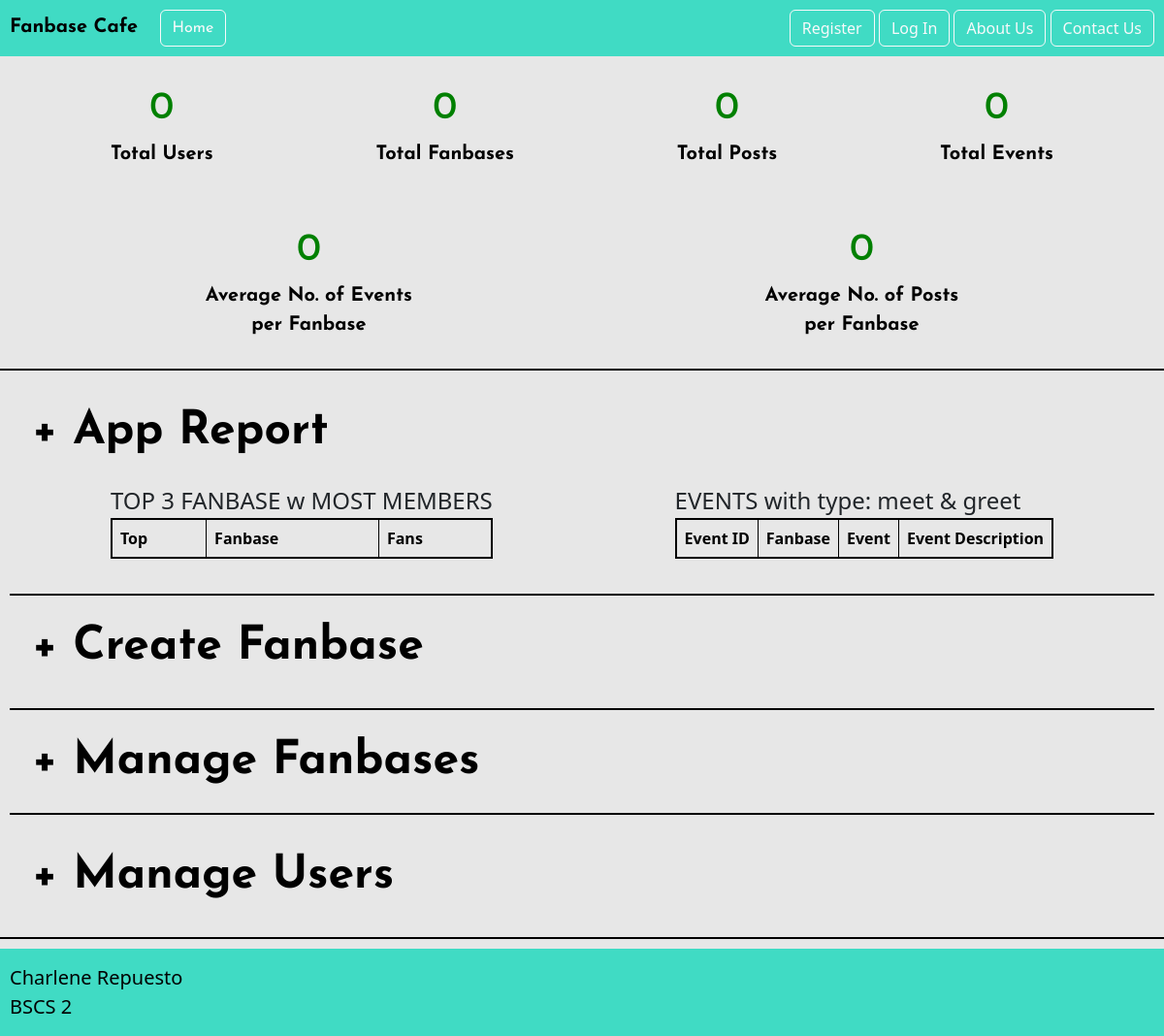
The page /manageApp.php on the database as committed earlier.
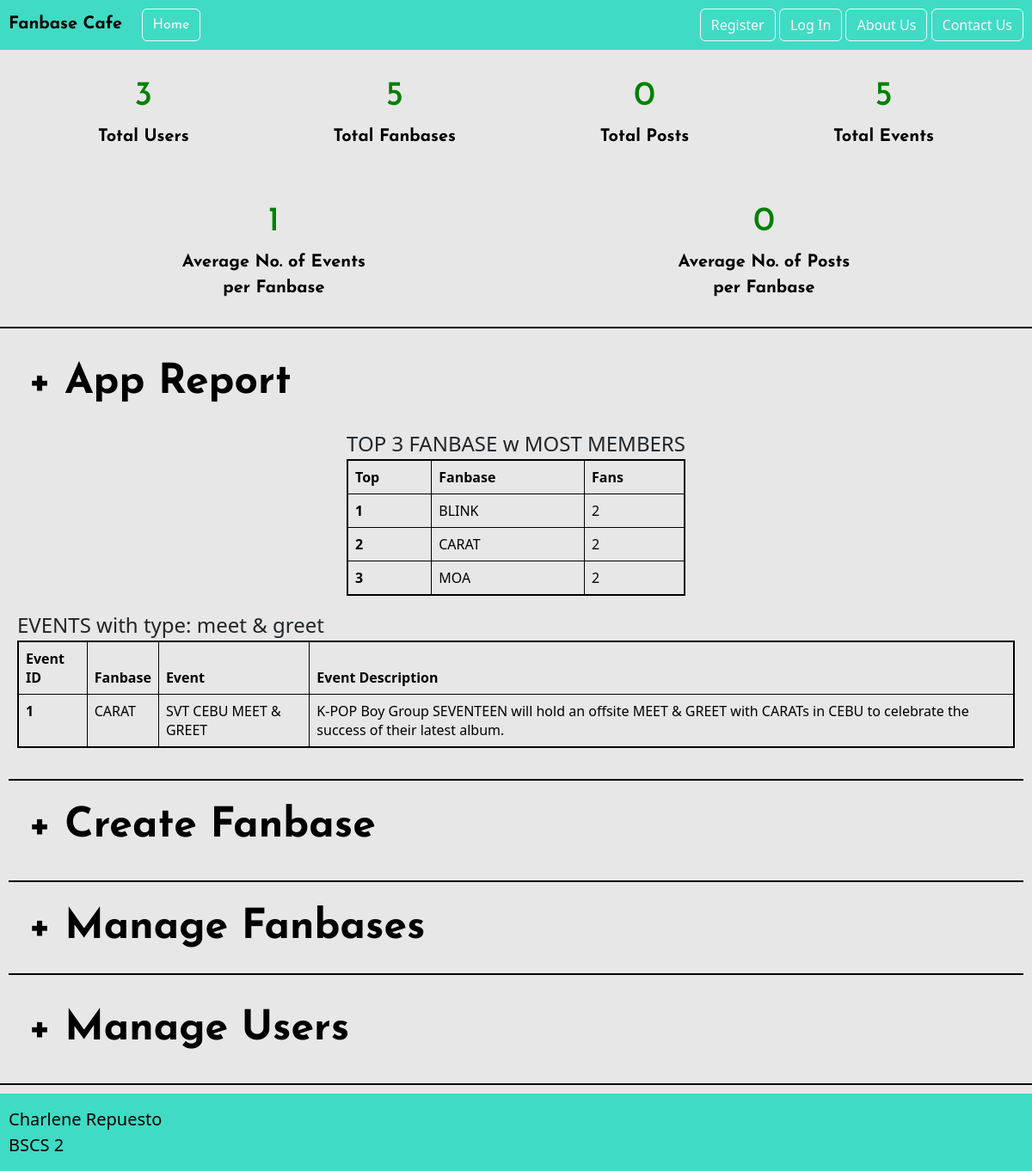
The same page on the database as committed later.
### tables this page shows
CREATE TABLE `tblevent` (
  `event_id` int(6) NOT NULL,
  `account_id` int(6) NOT NULL,
  `fanbase_id` int(6) NOT NULL,
  `event_name` varchar(48) NOT NULL,
  `event_type` varchar(30) NOT NULL,
  `event_date` date NOT NULL,
  `event_time` time(6) NOT NULL,
  `event_location` varchar(100) NOT NULL,
  `event_description` varchar(500) NOT NULL
);

CREATE TABLE `tblfanbase` (
  `fanbase_id` int(11) NOT NULL,
  `fanbase_name` varchar(30) NOT NULL,
  `fanbase_artist` varchar(30) NOT NULL,
  `date_created` date NOT NULL,
  `fanbase_description` varchar(200) NOT NULL
);

### includes/utilities/getFanbasesTable.php (the view, shortened to what the changed rows need)
<?php
function getAppReports(){
    global $connection;
    $sqlFanbase = "SELECT fanbase_name, count(acc_fanbase_id) as MemberCount
                   FROM tblfanbase, tbluseraccount_fanbase
                   WHERE tblfanbase.fanbase_id = tbluseraccount_fanbase.fanbase_id AND tblfanbase.isDeleted = 0
                   GROUP BY tblfanbase.fanbase_id
                   ORDER BY MemberCount DESC";
    $result = mysqli_query($connection, $sqlFanbase);
    $topFanbasesArr = array();
    $fanbaseTopStr = "<div style='display: flex; flex-direction: column; justify-content: center; border: none; font-size:2vw'>
                        TOP 3 FANBASE w MOST MEMBERS
                        <div class='table-responsive-lg'><table class='table table-bordered table-hover manageAppTable'>
                            <thead>
                                <tr>
                                    <th scope='col'>Top</th>
                                    <th scope='col'>Fanbase</th>
                                    <th scope='col'>Fans</th>
                            </thead>
                            <tbody>";
    if ($result){
        while($row = $result->fetch_assoc()){
            $topFanbasesArr[] = $row;
        }
        $topFanbasesArr = array_splice($topFanbasesArr, 0, 3);
        $count = 1;
        foreach($topFanbasesArr as $fanbase){
            $fanbaseTopStr .= '
                <tr>
                    <th scope="row">'.$count.'</td>
                    <td>'.$fanbase['fanbase_name'].'</td>
                    <td>'.$fanbase['MemberCount'].'</td>
                </tr>
            ';
            $count++;
        }
    }
    $fanbaseTopStr .= '</tbody></table></div></div>';
    $sqlEvent = "SELECT event_id, fanbase_name, event_name, event_description
                 FROM tblevent, tblfanbase
                 WHERE tblevent.fanbase_id = tblfanbase.fanbase_id AND event_type = 'MEET & GREET'";
    $result = mysqli_query($connection, $sqlEvent);
    $eventArr = array();
    $eventStr = "<div style='display: flex; flex-direction: column; justify-content: center; border: none; font-size:2vw'>
                    EVENTS with type: meet & greet
                    <div class='table-responsive-lg'><table class='table table-bordered table-hover manageAppTable'>
                        <thead>
                            <tr>
                                <th scope='col'>Event ID</th>
                                <th scope='col'>Fanbase</th>
                                <th scope='col'>Event</th>
                                <th scope='col'>Event Description</th>
                        </thead>
                        <tbody>";
    if ($result){
        while ($row = $result->fetch_assoc()){
            $eventArr[] = $row;
        }
        foreach($eventArr as $event){
            $eventStr .= '
                <tr>
                    <th scope="row">'.$event['event_id'].'</td>
                    <td>'.$event['fanbase_name'].'</td>
                    <td>'.$event['event_name'].'</td>
                    <td>'.$event['event_description'].'</td>
                </tr>
            ';
        }
    }
    $eventStr .= '</tbody></table></div></div>';
    return $fanbaseTopStr.$eventStr;
}

### manageApp.php (shortened to what the changed rows need)
<?php
    include("includes/header.php");
?>
<?php
    $sqluser = "SELECT count(user_id) as totalUser FROM tbluseraccount WHERE isDeleted = 0";
    $sqlfanbase = "SELECT count(fanbase_id) as totalFanbase FROM tblfanbase WHERE isDeleted = 0";
    $sqlevent = "SELECT avg(event_count) as average
                 FROM (SELECT count(event_id) as event_count FROM tblevent GROUP by fanbase_id) AS h";
    $sqlpost = "SELECT avg(post_count) as average
                FROM (SELECT count(post_id) as post_count FROM tblpost GROUP BY fanbase_id) AS e";
    $sqlEventTotal = "SELECT count(event_id) as totalEvent FROM tblevent";
    $sqlPostTotal = "SELECT count(post_id) as post_count FROM tblpost";
    $usercount = mysqli_fetch_assoc(mysqli_query($connection, $sqluser))['totalUser'];
    $fanbasecount = mysqli_fetch_assoc(mysqli_query($connection, $sqlfanbase))['totalFanbase'];
    $eventAverage = number_format(mysqli_fetch_assoc(mysqli_query($connection, $sqlevent))['average'], 0);
    $postAverage = number_format(mysqli_fetch_assoc(mysqli_query($connection, $sqlpost))['average'], 0);
    $postTotal = mysqli_fetch_assoc(mysqli_query($connection, $sqlPostTotal))['post_count'];
    $eventTotal = mysqli_fetch_assoc(mysqli_query($connection, $sqlEventTotal))['totalEvent'];
    if (!$eventAverage){
      $eventAverage = 0;
    } if (!$postAverage){
      $postAverage = 0;
    } if(!$postTotal) {
      $postTotal = 0;
    } if(!$eventTotal) {
      $eventTotal = 0;
    }
    echo '
        <div class="flex-container" style="flex:none; padding: 30px; flex-wrap:wrap">
            <div class="label" style="font-size: 20px;"><h1 style="color: green">'." $usercount ".' </h1> Total Users</div>
            <div class="label" style="font-size: 20px;"><h1 style="color: green">'." $fanbasecount ".' </h1> Total Fanbases </div>
            <div class="label" style="font-size: 20px;"><h1 style="color: green">'." $postTotal ".' </h1> Total Posts</div>
            <div class="label" style="font-size: 20px;"><h1 style="color: green">'." $eventTotal ".' </h1> Total Events</div>
        </div>
        <div class="flex-container" style="flex:none; padding: 30px; flex-wrap:wrap">
            <div class="label" style="font-size: 20px;"><h1 style="color: green">'." $eventAverage ".' </h1> Average No. of Events <br> per Fanbase</div>
            <div class="label" style="font-size: 20px;"><h1 style="color: green">'." $postAverage ".' </h1> Average No. of Posts <br> per Fanbase</div>
        </div>
    ';
?>
<div class="manageAppDiv" style="margin-bottom:10px; border-top: 2px black solid; border-bottom: 2px black solid;">
    <div class="manageAppDiv">
        <div style="display: flex; flex-wrap:wrap;justify-content: space-around" id="appReportDiv2">
            <?php
                echo getAppReports();
            ?>
        </div>
    </div>
</div>

Rows that differ between the two databases and show on the page:
added tblevent: event_id "1", fanbase.fanbase_name "CARAT", event_name "SVT CEBU MEET & GREET", event_description "K-POP Boy Group SEVENTEEN will hold an offsite MEET & GREET with CARATs in CEBU to celebrate the success of their latest album."
Other text that changed with them:
$usercount: "0" → "3"
$fanbasecount: "0" → "5"
$eventTotal: "0" → "5"
$eventAverage: "0" → "1"
new list line: "1 BLINK 2"
new list line: "2 CARAT 2"
new list line: "3 MOA 2"
